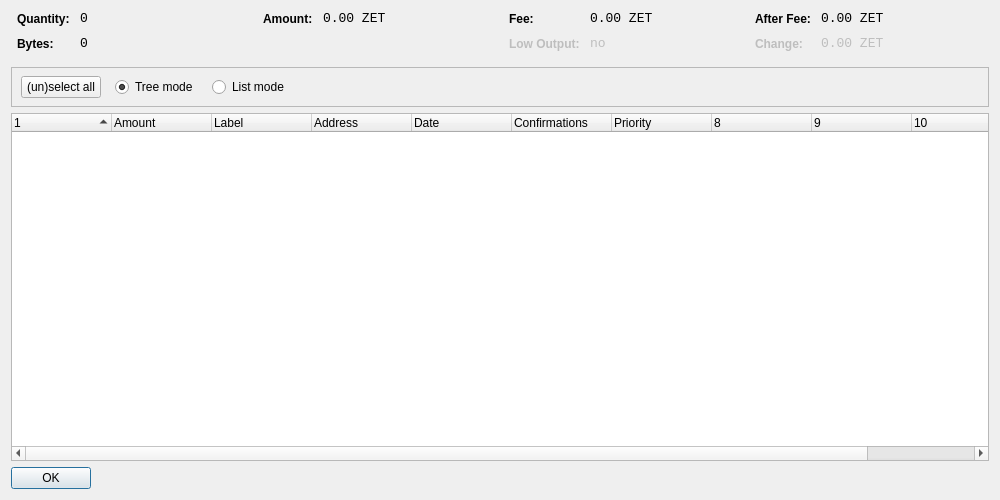
<?xml version="1.0" encoding="UTF-8"?>
<ui version="4.0">
 <class>CoinControlDialog</class>
 <widget class="QDialog" name="CoinControlDialog">
  <property name="geometry">
   <rect>
    <x>0</x>
    <y>0</y>
    <width>1000</width>
    <height>500</height>
   </rect>
  </property>
  <property name="windowTitle">
   <string>Coin Control</string>
  </property>
  <layout class="QVBoxLayout" name="verticalLayout">
   <item>
    <layout class="QHBoxLayout" name="horizontalLayoutTop" stretch="0,0,0,0">
     <property name="topMargin">
      <number>0</number>
     </property>
     <property name="bottomMargin">
      <number>10</number>
     </property>
     <item>
      <layout class="QFormLayout" name="formLayoutCoinControl1">
       <property name="horizontalSpacing">
        <number>10</number>
       </property>
       <property name="verticalSpacing">
        <number>10</number>
       </property>
       <property name="leftMargin">
        <number>6</number>
       </property>
       <property name="rightMargin">
        <number>6</number>
       </property>
       <item row="0" column="0">
        <widget class="QLabel" name="labelCoinControlQuantityText">
         <property name="styleSheet">
          <string notr="true">font-weight:bold;</string>
         </property>
         <property name="text">
          <string>Quantity:</string>
         </property>
        </widget>
       </item>
       <item row="0" column="1">
        <widget class="QLabel" name="labelCoinControlQuantity">
         <property name="font">
          <font>
           <family>Monospace</family>
           <pointsize>10</pointsize>
          </font>
         </property>
         <property name="cursor">
          <cursorShape>IBeamCursor</cursorShape>
         </property>
         <property name="contextMenuPolicy">
          <enum>Qt::ActionsContextMenu</enum>
         </property>
         <property name="text">
          <string notr="true">0</string>
         </property>
         <property name="textInteractionFlags">
          <set>Qt::LinksAccessibleByMouse|Qt::TextSelectableByKeyboard|Qt::TextSelectableByMouse</set>
         </property>
        </widget>
       </item>
       <item row="1" column="0">
        <widget class="QLabel" name="labelCoinControlBytesText">
         <property name="styleSheet">
          <string notr="true">font-weight:bold;</string>
         </property>
         <property name="text">
          <string>Bytes:</string>
         </property>
        </widget>
       </item>
       <item row="1" column="1">
        <widget class="QLabel" name="labelCoinControlBytes">
         <property name="font">
          <font>
           <family>Monospace</family>
           <pointsize>10</pointsize>
          </font>
         </property>
         <property name="cursor">
          <cursorShape>IBeamCursor</cursorShape>
         </property>
         <property name="contextMenuPolicy">
          <enum>Qt::ActionsContextMenu</enum>
         </property>
         <property name="text">
          <string notr="true">0</string>
         </property>
         <property name="textInteractionFlags">
          <set>Qt::LinksAccessibleByMouse|Qt::TextSelectableByKeyboard|Qt::TextSelectableByMouse</set>
         </property>
        </widget>
       </item>
      </layout>
     </item>
     <item>
      <layout class="QFormLayout" name="formLayoutCoinControl2">
       <property name="horizontalSpacing">
        <number>10</number>
       </property>
       <property name="verticalSpacing">
        <number>10</number>
       </property>
       <property name="leftMargin">
        <number>6</number>
       </property>
       <property name="rightMargin">
        <number>6</number>
       </property>
       <item row="0" column="0">
        <widget class="QLabel" name="labelCoinControlAmountText">
         <property name="styleSheet">
          <string notr="true">font-weight:bold;</string>
         </property>
         <property name="text">
          <string>Amount:</string>
         </property>
        </widget>
       </item>
       <item row="0" column="1">
        <widget class="QLabel" name="labelCoinControlAmount">
         <property name="font">
          <font>
           <family>Monospace</family>
           <pointsize>10</pointsize>
          </font>
         </property>
         <property name="cursor">
          <cursorShape>IBeamCursor</cursorShape>
         </property>
         <property name="contextMenuPolicy">
          <enum>Qt::ActionsContextMenu</enum>
         </property>
         <property name="text">
          <string notr="true">0.00 ZET</string>
         </property>
         <property name="textInteractionFlags">
          <set>Qt::LinksAccessibleByMouse|Qt::TextSelectableByKeyboard|Qt::TextSelectableByMouse</set>
         </property>
        </widget>
       </item>
      </layout>
     </item>
     <item>
      <layout class="QFormLayout" name="formLayoutCoinControl3">
       <property name="horizontalSpacing">
        <number>10</number>
       </property>
       <property name="verticalSpacing">
        <number>10</number>
       </property>
       <property name="leftMargin">
        <number>6</number>
       </property>
       <property name="rightMargin">
        <number>6</number>
       </property>
       <item row="0" column="0">
        <widget class="QLabel" name="labelCoinControlFeeText">
         <property name="styleSheet">
          <string notr="true">font-weight:bold;</string>
         </property>
         <property name="text">
          <string>Fee:</string>
         </property>
        </widget>
       </item>
       <item row="0" column="1">
        <widget class="QLabel" name="labelCoinControlFee">
         <property name="font">
          <font>
           <family>Monospace</family>
           <pointsize>10</pointsize>
          </font>
         </property>
         <property name="cursor">
          <cursorShape>IBeamCursor</cursorShape>
         </property>
         <property name="contextMenuPolicy">
          <enum>Qt::ActionsContextMenu</enum>
         </property>
         <property name="text">
          <string notr="true">0.00 ZET</string>
         </property>
         <property name="textInteractionFlags">
          <set>Qt::LinksAccessibleByMouse|Qt::TextSelectableByKeyboard|Qt::TextSelectableByMouse</set>
         </property>
        </widget>
       </item>
       <item row="1" column="0">
        <widget class="QLabel" name="labelCoinControlLowOutputText">
         <property name="enabled">
          <bool>false</bool>
         </property>
         <property name="styleSheet">
          <string notr="true">font-weight:bold;</string>
         </property>
         <property name="text">
          <string>Low Output:</string>
         </property>
        </widget>
       </item>
       <item row="1" column="1">
        <widget class="QLabel" name="labelCoinControlLowOutput">
         <property name="enabled">
          <bool>false</bool>
         </property>
         <property name="font">
          <font>
           <family>Monospace</family>
           <pointsize>10</pointsize>
          </font>
         </property>
         <property name="cursor">
          <cursorShape>IBeamCursor</cursorShape>
         </property>
         <property name="contextMenuPolicy">
          <enum>Qt::ActionsContextMenu</enum>
         </property>
         <property name="text">
          <string notr="true">no</string>
         </property>
         <property name="textInteractionFlags">
          <set>Qt::LinksAccessibleByMouse|Qt::TextSelectableByKeyboard|Qt::TextSelectableByMouse</set>
         </property>
        </widget>
       </item>
      </layout>
     </item>
     <item>
      <layout class="QFormLayout" name="formLayoutCoinControl4">
       <property name="horizontalSpacing">
        <number>10</number>
       </property>
       <property name="verticalSpacing">
        <number>10</number>
       </property>
       <property name="leftMargin">
        <number>6</number>
       </property>
       <property name="rightMargin">
        <number>6</number>
       </property>
       <item row="0" column="0">
        <widget class="QLabel" name="labelCoinControlAfterFeeText">
         <property name="styleSheet">
          <string notr="true">font-weight:bold;</string>
         </property>
         <property name="text">
          <string>After Fee:</string>
         </property>
        </widget>
       </item>
       <item row="0" column="1">
        <widget class="QLabel" name="labelCoinControlAfterFee">
         <property name="font">
          <font>
           <family>Monospace</family>
           <pointsize>10</pointsize>
          </font>
         </property>
         <property name="cursor">
          <cursorShape>IBeamCursor</cursorShape>
         </property>
         <property name="contextMenuPolicy">
          <enum>Qt::ActionsContextMenu</enum>
         </property>
         <property name="text">
          <string notr="true">0.00 ZET</string>
         </property>
         <property name="textInteractionFlags">
          <set>Qt::LinksAccessibleByMouse|Qt::TextSelectableByKeyboard|Qt::TextSelectableByMouse</set>
         </property>
        </widget>
       </item>
       <item row="1" column="0">
        <widget class="QLabel" name="labelCoinControlChangeText">
         <property name="enabled">
          <bool>false</bool>
         </property>
         <property name="styleSheet">
          <string notr="true">font-weight:bold;</string>
         </property>
         <property name="text">
          <string>Change:</string>
         </property>
        </widget>
       </item>
       <item row="1" column="1">
        <widget class="QLabel" name="labelCoinControlChange">
         <property name="enabled">
          <bool>false</bool>
         </property>
         <property name="font">
          <font>
           <family>Monospace</family>
           <pointsize>10</pointsize>
          </font>
         </property>
         <property name="cursor">
          <cursorShape>IBeamCursor</cursorShape>
         </property>
         <property name="contextMenuPolicy">
          <enum>Qt::ActionsContextMenu</enum>
         </property>
         <property name="text">
          <string notr="true">0.00 ZET</string>
         </property>
         <property name="textInteractionFlags">
          <set>Qt::LinksAccessibleByMouse|Qt::TextSelectableByKeyboard|Qt::TextSelectableByMouse</set>
         </property>
        </widget>
       </item>
      </layout>
     </item>
    </layout>
   </item>
   <item>
    <widget class="QFrame" name="frame">
     <property name="minimumSize">
      <size>
       <width>0</width>
       <height>40</height>
      </size>
     </property>
     <property name="frameShape">
      <enum>QFrame::StyledPanel</enum>
     </property>
     <property name="frameShadow">
      <enum>QFrame::Sunken</enum>
     </property>
     <widget class="QWidget" name="horizontalLayoutWidget">
      <property name="geometry">
       <rect>
        <x>10</x>
        <y>0</y>
        <width>781</width>
        <height>41</height>
       </rect>
      </property>
      <layout class="QHBoxLayout" name="horizontalLayoutPanel" stretch="0,0,0,0,0">
       <property name="spacing">
        <number>14</number>
       </property>
       <item>
        <widget class="QPushButton" name="pushButtonSelectAll">
         <property name="sizePolicy">
          <sizepolicy hsizetype="Maximum" vsizetype="Fixed">
           <horstretch>0</horstretch>
           <verstretch>0</verstretch>
          </sizepolicy>
         </property>
         <property name="text">
          <string>(un)select all</string>
         </property>
        </widget>
       </item>
       <item>
        <widget class="QRadioButton" name="radioTreeMode">
         <property name="sizePolicy">
          <sizepolicy hsizetype="Maximum" vsizetype="Fixed">
           <horstretch>0</horstretch>
           <verstretch>0</verstretch>
          </sizepolicy>
         </property>
         <property name="text">
          <string>Tree mode</string>
         </property>
         <property name="checked">
          <bool>true</bool>
         </property>
        </widget>
       </item>
       <item>
        <widget class="QRadioButton" name="radioListMode">
         <property name="sizePolicy">
          <sizepolicy hsizetype="Maximum" vsizetype="Fixed">
           <horstretch>0</horstretch>
           <verstretch>0</verstretch>
          </sizepolicy>
         </property>
         <property name="text">
          <string>List mode</string>
         </property>
        </widget>
       </item>
       <item>
        <spacer name="horizontalSpacer">
         <property name="orientation">
          <enum>Qt::Horizontal</enum>
         </property>
         <property name="sizeHint" stdset="0">
          <size>
           <width>40</width>
           <height>20</height>
          </size>
         </property>
        </spacer>
       </item>
      </layout>
     </widget>
    </widget>
   </item>
   <item>
    <widget class="CoinControlTreeWidget" name="treeWidget">
     <property name="contextMenuPolicy">
      <enum>Qt::CustomContextMenu</enum>
     </property>
     <property name="sortingEnabled">
      <bool>false</bool>
     </property>
     <property name="columnCount">
      <number>11</number>
     </property>
     <attribute name="headerShowSortIndicator" stdset="0">
      <bool>true</bool>
     </attribute>
     <attribute name="headerStretchLastSection">
      <bool>false</bool>
     </attribute>
     <column>
      <property name="text">
       <string/>
      </property>
     </column>
     <column>
      <property name="text">
       <string>Amount</string>
      </property>
     </column>
     <column>
      <property name="text">
       <string>Label</string>
      </property>
     </column>
     <column>
      <property name="text">
       <string>Address</string>
      </property>
     </column>
     <column>
      <property name="text">
       <string>Date</string>
      </property>
     </column>
     <column>
      <property name="text">
       <string>Confirmations</string>
      </property>
      <property name="toolTip">
       <string>Confirmed</string>
      </property>
     </column>
     <column>
      <property name="text">
       <string>Priority</string>
      </property>
     </column>
     <column>
      <property name="text">
       <string/>
      </property>
     </column>
     <column>
      <property name="text">
       <string/>
      </property>
     </column>
     <column>
      <property name="text">
       <string/>
      </property>
     </column>
     <column>
      <property name="text">
       <string/>
      </property>
     </column>
    </widget>
   </item>
   <item>
    <widget class="QDialogButtonBox" name="buttonBox">
     <property name="sizePolicy">
      <sizepolicy hsizetype="Maximum" vsizetype="Fixed">
       <horstretch>0</horstretch>
       <verstretch>0</verstretch>
      </sizepolicy>
     </property>
     <property name="orientation">
      <enum>Qt::Horizontal</enum>
     </property>
     <property name="standardButtons">
      <set>QDialogButtonBox::Ok</set>
     </property>
    </widget>
   </item>
  </layout>
 </widget>
 <customwidgets>
  <customwidget>
   <class>CoinControlTreeWidget</class>
   <extends>QTreeWidget</extends>
   <header>coincontroltreewidget.h</header>
  </customwidget>
 </customwidgets>
 <resources/>
 <connections/>
</ui>
